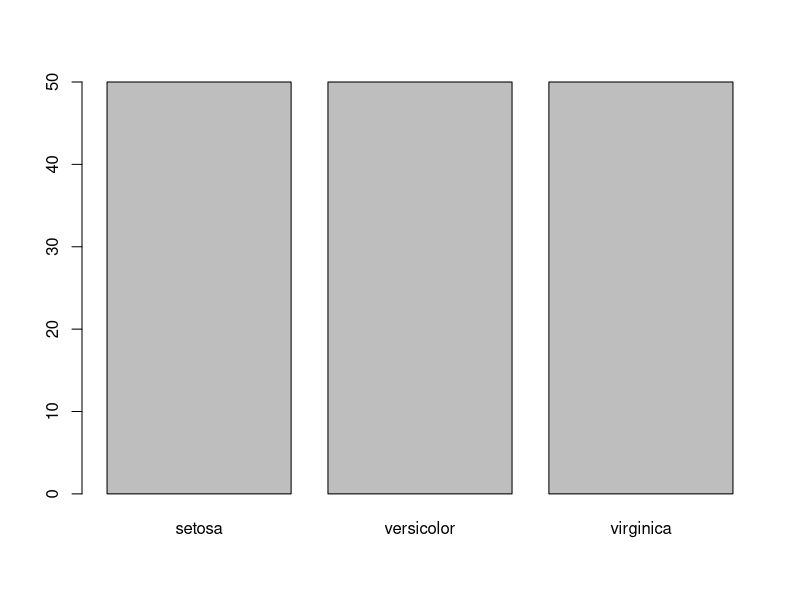
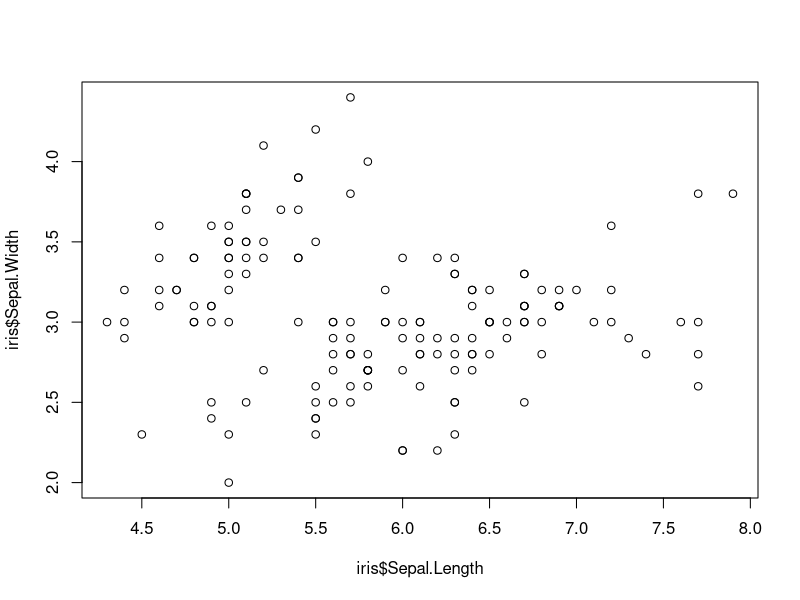
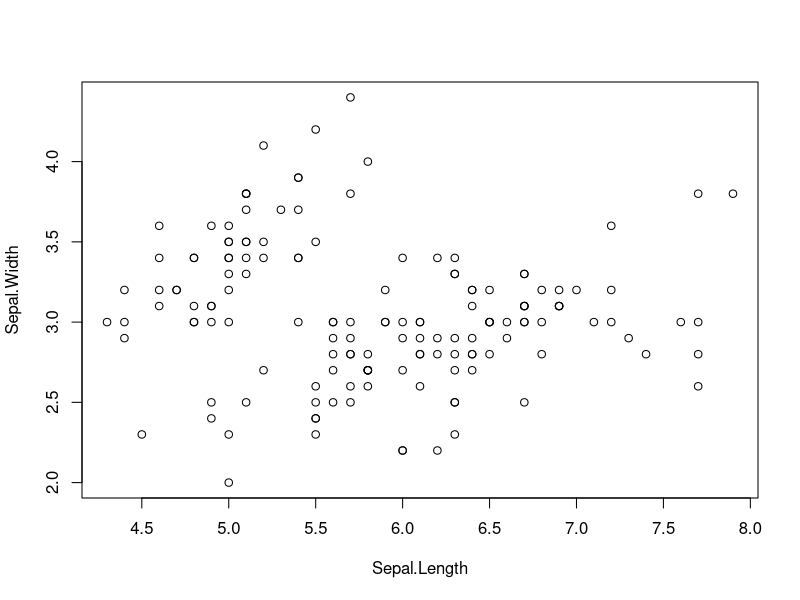
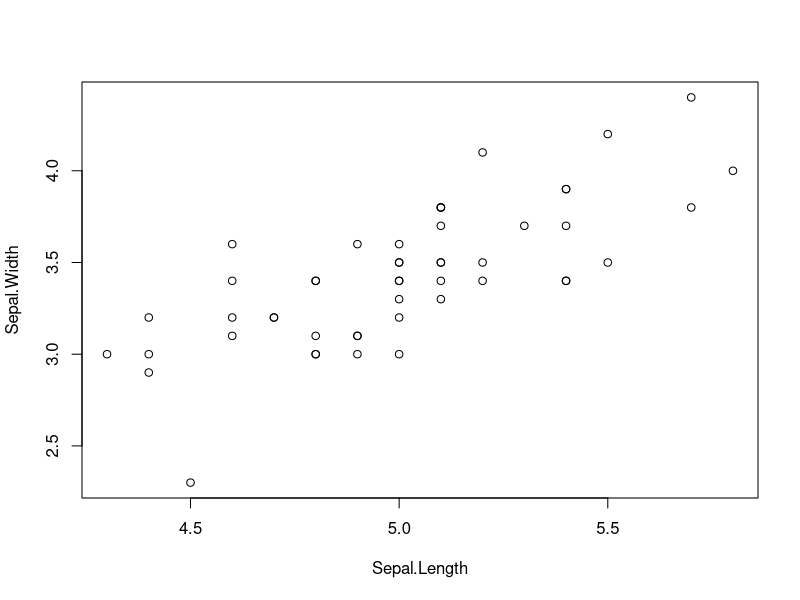
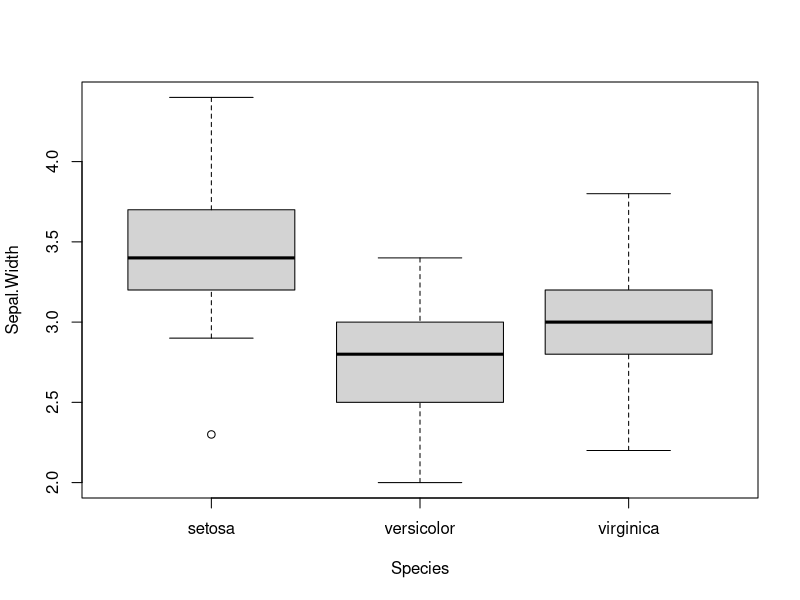
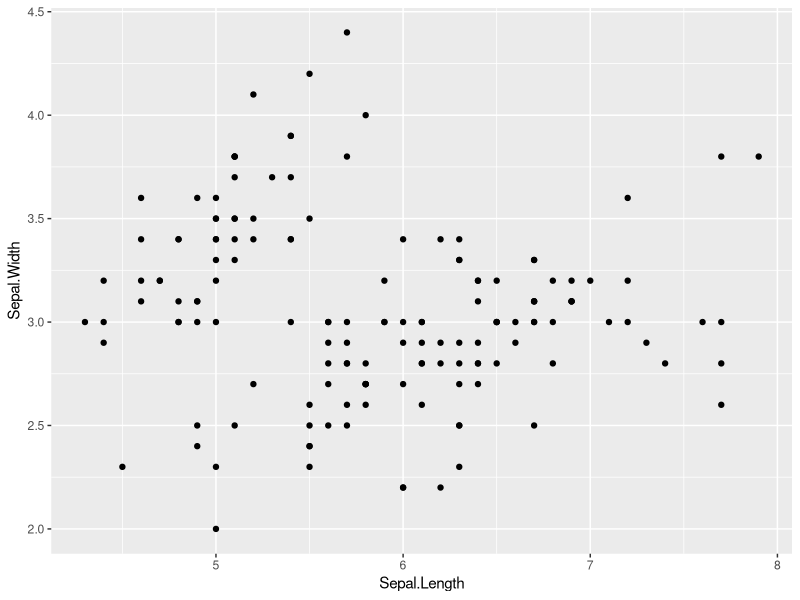
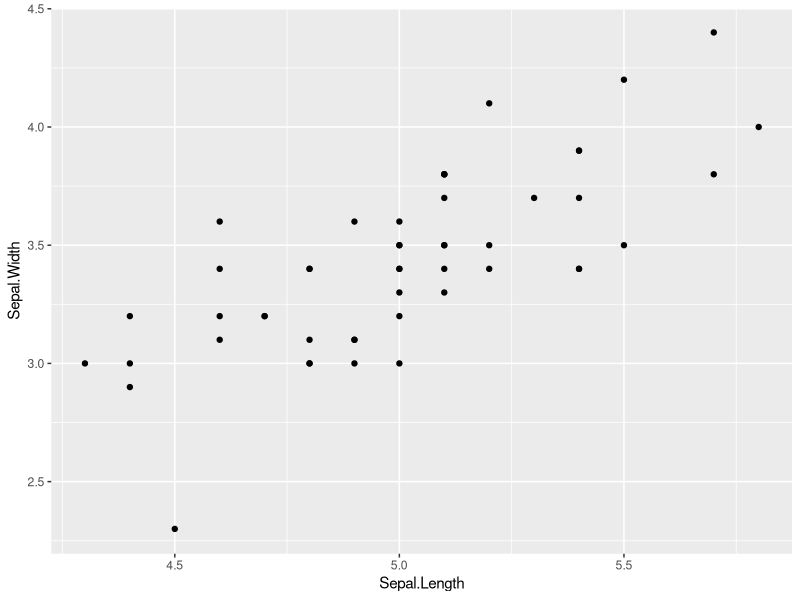
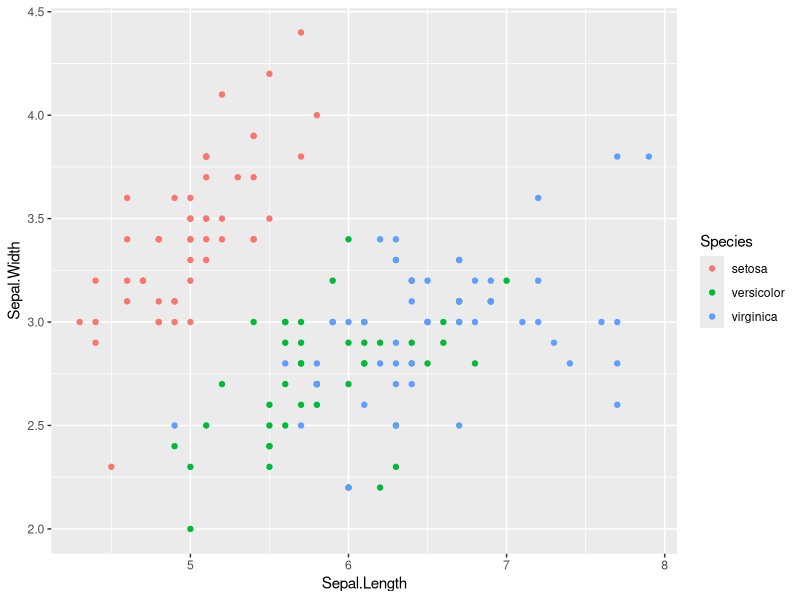

These figures' R source, in order: (Note: this script raises an error after producing the figures.)
####### Thursday

#comment
# [1]  402 ... [1] means the first vector
runif(100) # random numbers
x <- c(6.7, 9.6, -100000)
y <- c(1,2,3,4,5,6)
z <- -c(2,2,2,2,2)
x+y # note: R recycles the vectors in the calculation if needed

week1 <- c(1133, 2097, 2211, 2592, 2370, 1926, 941)
week2 <- c(2811, 2670, 2879, 2543, 1845, 1227, 1128)
both <- week1 + week2
increase <- week2 - week1
length(week1)
sum(week1)
summary(week1) # this is also a vector
somemissing <- c(1,2,NA,10)
length(somemissing)
mean(somemissing,na.rm=TRUE)

friday <- week1[5]
sum(week1[c(1,4,5)]) # is used to pick the 1.,4.,5.:th elements

over2k <- week1 > 2000
xxyyzz=19.9
rm(xxyyzz) # remove variable

daynames <- c("Monday", "Tuesday", "Wednesday", "Thursday", "Friday", "Saturday","Sunday")
names(week1) <- daynames
names(week2) <- daynames
week1["Friday"]
names(week1)

# Activity 3
prop=c(0,0)
prop[1]=sum(week1[6:7])/sum(week1)
prop[2]=sum(week2[6:7])/sum(week2)
totalave=sum(week1+week2)/14
allweeks <- c(week1,week2)
allweeks > totalave

length(allweeks[allweeks > totalave])
names(allweeks[allweeks > totalave])

#names(week3) <- daynames

avg1 <- mean(week1)
week1.overarvg <- week1[week1>avg1]
length(week1.overarvg)  # Note: True=1, False=0 ???
# another way
sum(week1>avg1)


which.max(week1)

mean(c(week1,week2))

as.numeric(week1 > avg1)
week1>avg1
sum(week1>avg1)

# Moving to next example: Dataframes

data(iris)
summary(iris)
iris$Sepal.Length
iris$Species   # These are factors! Not character vectors.

#test1 <- iris$Species
test1 <- iris$Sepal.Length
print(iris[1:10,1:3])
print(iris[4,])   # row 4, all columns

# Activity 4
data("ToothGrowth")
?ToothGrowth
#View(ToothGrowth)
is(ToothGrowth)
is(ToothGrowth$len)

df <- ToothGrowth
summary(df)

# Summarize the properties of a subgroup
# Use subset command
tootoj0.5 <- subset(df,supp=='OJ' & dose==0.5) 
summary(subset(df,supp=='OJ' & dose==0.5))

# Alternative for filtering
library(dplyr)
tootoj0.5f <- filter(df,supp=="OJ",dose==0.5) 

## Tehdään uusi faktorikolumni
#df$newfactor <- factor(df$dose)
#levels(df$newfactor)

# How to know the types of the df? Simply do summary(df)
is.numeric(df$len)
is.factor(df$len)
is(df$supp)

# Tehdään uusi faktorikolumni
df$newfactor2 <- as.factor(df$dose)
levels(df$newfactor)

aggregate(len~supp+newfactor2,df,mean)

# Coffee break
# Final part of Thursday
#trainTitanic <- read.csv("//atkk/home/m/mohakala/Documents/RandomForest/trainTitanic.csv")
##View(trainTitanic)

##weatherkumpula <- read.csv("C:\\Users\\mohakala\\AppData\\Local\\Temp\\RtmpohWtxC\\data251830aa82b")
##weatherkumpula <- read.csv("C:\\ATKK\\home\\m\\mohakala\\Documents\\RcourseApril2016\\weather-kumpula.csv")
#weatherkumpula <- read.csv("RcourseApril2016\\weather-kumpula.csv")
#View(weatherkumpula)
#df <- weatherkumpula

library(dplyr)
#df <- mutate(df,newvar=rmm+wdir)
#df2 <- trans  (df,newvar=rmm+wdir)

## complete.cases() tällä testataan mitkä rivit täydellisiä


####### Friday

# How help pages work
?read.csv
example(read.csv)
test1 <- c(1:5, "6,7", "8,9,10")

# Activity 5 create a Lotto

# 5.1 Create a lotto row
sample(1:39,7)
# also works as sample(39,7)

# 5.2 Toss a coin
# Version 1
sample(0:1,1)
i <- 0
tossed <- 0
while (i<11) {
  i <- i+1
  val <- sample(0:1,1)
  tossed[i] <- val 
    print(val)
}
# Version 2, better version
sample(0:1,10,replace=TRUE)


# 5.3 Select random subsample of size 20 from iris
nrows <- nrow(iris)
randlist <- sample(1:nrows,20)
irissample <- iris[randlist,]
# Other version
iris$rand <- sample(nrows)
irissample2 <- subset(iris,rand<21)


# 5.4 Optional activity
SL <- iris$Sepal.Length
SL5=SL[1:5]
mean(SL5)
mean(iris$Sepal.Length[1:5])

# 4 Basic data analysis
# 4.1 plot() function
plot(iris$Species)
plot(iris$Sepal.Length,iris$Sepal.Width)
# formulas always describe some kind of structure
# Tilde --> means there is a formula
plot(Sepal.Width~Sepal.Length,iris)
plot(Sepal.Width~Sepal.Length,iris,subset=Species=="setosa")
plot(Sepal.Width~Species,iris)
?boxplot
#example(pch)

# 4.4 Package ggplot2
library(ggplot2)
ggplot(iris,aes(Sepal.Length,Sepal.Width))+geom_point()
ggplot(subset(iris,Species=="setosa"),aes(Sepal.Length,Sepal.Width))+geom_point()
ggplot(iris,aes(Sepal.Length,Sepal.Width))+geom_point(aes(color=Species))
# ggplot works with only one dataframe at a time 

plot(Sepal.Width~Sepal.Length,iris,subset=Species=="setosa",xlim=c(3,6))

# lista == järjestetty kokoelma mitä tahansa


# 4.6 Fitting linear models
plot(Sepal.Width~Sepal.Length,iris)
fit <- lm(Sepal.Width~Sepal.Length,iris)
abline(fit)
summary(fit)

plot(Sepal.Width~Species,iris)
fit2 <- lm(Sepal.Width~Species,iris)
summary(fit2)
anova(fit2)

ggplot(iris,aes(Sepal.Length,Sepal.Width))+geom_point()+stat_smooth(method="lm")

t.test(Sepal.Width~Species, data=iris, subset=Species!="setosa")


# Activity 8
# How air pressure affects T? 
# Is it different in winter and summer times?

# Weather all months
plot(t~p,weatherkumpula)
fit <- lm(t~p,weatherkumpula)
abline(fit)
summary(fit)

# Weather talvi
talvi <- subset(weatherkumpula, (month > 10 | month < 4))
plot(t~p,talvi,main='talvi')
fittalvi <- lm(t~p,talvi)
abline(fittalvi)
ggplot(talvi,aes(p,t))+geom_point()+stat_smooth(method="lm")

# Weather kesä
kesa <- subset(weatherkumpula, (month < 9 & month > 5))
plot(t~p,kesa,main='kesa')
fitkesa <- lm(t~p,kesa)
abline(fitkesa)

## test a function
x <- 3.0
y <- myfunction(x)
print(y)

# study merging
df1 <- data.frame(CustomerId = c(1:6), Product = c(rep("Toaster", 3), rep("Radio", 3)))
df2 <- data.frame(CustomerId = c(2, 4, 6), State = c(rep("Alabama", 2), rep("Ohio", 1)))

# Inner
dfnew <- merge(x = df1, y = df2, by = "CustomerId")
print(dfnew)
# Outer
dfnew <- merge(x = df1, y = df2, by = "CustomerId", all = TRUE)
print(dfnew)
# Left
dfnew <- merge(x = df1, y = df2, by = "CustomerId", all.x = TRUE)
print(dfnew)
# Right
dfnew <-  merge(x = df1, y = df2, by = "CustomerId", all.y = TRUE)
print(dfnew)
# Cross join 
dfnew <- merge(x = df1, y = df2, by = NULL)
print(dfnew)


# Study datasets 
# http://www.statmethods.net/advstats/timeseries.html
data(AirPassengers)
myts <- AirPassengers
plot(myts)

# Seasonal decomposition
fit <- stl(myts, s.window="period")
plot(fit)

# additional plots
monthplot(myts)
library(forecast)
seasonplot(myts) 

# simple exponential - models level
fit <- HoltWinters(myts, beta=FALSE, gamma=FALSE)
plot(fit)
# double exponential - models level and trend
fit <- HoltWinters(myts, gamma=FALSE)
plot(fit)
# triple exponential - models level, trend, and seasonal components
fit <- HoltWinters(myts)
plot(fit)

# predictive accuracy
accuracy(fit)

# predict next three future values
forecast(fit, 3)
plot(forecast(fit, 3)) 


## ARIMA
# fit an ARIMA model of order P, D, Q
#fit <- arima(myts, order=c(p, d, q))
             
# predictive accuracy
#library(forecast)
#accuracy(fit)
             
# predict next 5 observations
#forecast(fit, 5)
#plot(forecast(fit, 5)) 


## Automated forecasting

# Automated forecasting using an exponential model
fit <- ets(myts)
accuracy(fit)
forecast(fit, 5)
plot(forecast(fit, 5)) 
plot(forecast(fit, 5),xlim=c(1960,1962))

# Automated forecasting using an ARIMA model
fit <- auto.arima(myts)
accuracy(fit)
forecast(fit, 5)
plot(forecast(fit, 5)) 
plot(forecast(fit, 5),xlim=c(1960,1962))

# More timeseries, by Seija
# google: R help convert time series to data.frame
data(Nile)
summary(Nile)
is(Nile)
tmp <- as.numeric(Nile)
tmp
time(Nile)
Niledf <- data.frame(year=time(Nile),flow=as.numeric(Nile))
summary(Niledf)
?Nile

# JSON tests
library(rjson)
url2='http://avoindata.prh.fi:80/bis/v1?totalResults=false&maxResults=10&resultsFrom=0&companyRegistrationFrom=2014-02-28'
#jsontest <- fromJSON(readLines(url2))

# Print list in the list
jsontest[[8]][[1]]

# Print company from list in the list
jsontest[[8]][[1]][2]


# More, Seija 
data(ChickWeight)
painot <- do.call(rbind,by(data = ChickWeight,INDICES = ChickWeight$Chick,FUN=function(d)
  {
  with(d,data.frame(Chick=Chick[1],painoero=weight[which.max(Time)]-weight[which.min(Time)])) 
  }))
print(painot)
